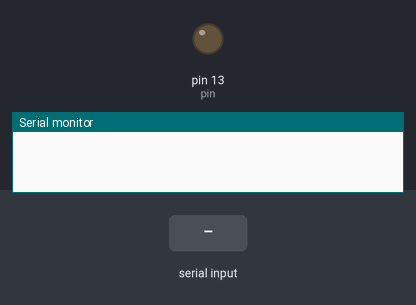
Recording of a sketch running on a simulated Arduino Uno, built with avr-gcc and run on an emulated ATmega328P. On the bench: output pins drawn as LEDs (lit = HIGH), the last lines printed to the serial monitor. Dashed ring = blinking. The test bench sets the inputs (shaded band).

Above: at 1.2 s.
1.3 s: "A\n" received over Serial
At 2.4 s:
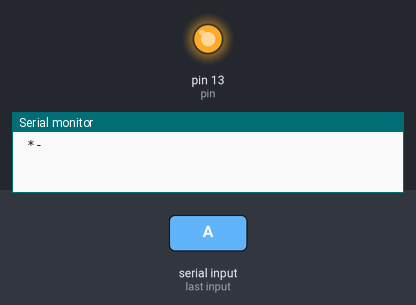
4.3 s: "G\n" received over Serial
At 5.6 s:
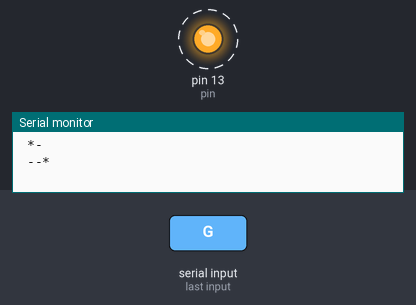
7.3 s: "E\n" received over Serial
Timing chart, 0 to 11.3 s (numbered marks = the images above; inputs shaded):
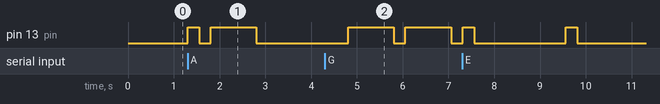

The sketch:

sketch_jul03a.ino
```cpp
int pin = 13;


void setup()
{
  Serial.begin(9600);
  pinMode(pin,OUTPUT);
  // put your setup code here, to run once:

}

void loop()
{
  char a;
  String stri="";
  int temp = 0;
  while(Serial.available()>0)
  {
    a = Serial.read();
    stri = stri + a;
    delay(2);
    temp = 1;
    }
    stri.toUpperCase();
  if(temp)
  {
    String k = "";
    String str = "";
    for(int i = 0;stri[i]!= '\0';i++)
    {

      switch(stri[i])
      {
        case 'A': k="*-";break;
        case 'B': k="-***";break;
        case 'C': k="-*-*";break;
        case 'D': k="-**";break;
        case 'E': k="*";break;
        case 'F': k="**-*";break;
        case 'G': k="--*";break;
        case 'H': k="--*";break;
        case 'I': k="**";break;
        case 'J': k="*--";break;
        case 'K': k="-*-";break;
        case 'L': k="*-**";break;
        case 'M': k="--";break;
        case 'N': k="-*";break;
        case 'O': k="---";break;
        case 'P': k="*--*";break;
        case 'Q': k="--*-";break;
        case 'R': k="*-*";break;
        case 'S': k="***";break;
        case 'T': k="-";break;
        case 'U': k="**-";break;
        case 'V': k="***-";break;
        case 'W': k="*--";break;
        case 'X': k="-**-";break;
        case 'Y': k="-*--";break;
        case 'Z': k="--**";break;
        case ' ': k="/";break;
        case '\n':k="\n";break;
        }
        str = str + ' ' + k;
      }
      Serial.println(str);
    }
    for(int j = 0;stri[j]!='\0';j++)
    {
        switch(stri[j])
        {
          case'A':dot();dash();break;
          case'B':dash();dot();dot();dot();break;
          case'C':dash();dot();dash();dot();break;
          case'D':dash();dot();dot();break;
          case'E':dot();break;
          case'F':dot();dot();dash();dot();break;
          case'G':dash();dash();dot();break;
          case'H':dot();dot();dot();dot();break;
          case'I':dot();dot();break;
          case'J':dot();dash();dash();dash();break;
          case'K':dash();dot();dash();break;
          case'L':dot();dash();dot();dot();break;
          case'M':dash();dash();break;
          case'N':dash();dot();break;
          case'O':dash();dash();dash();break;
          case'P':dot();dash();dash();dot();break;
          case'Q':dash();dash();dot();dash();break;
          case'R':dot();dash();dot();break;
          case'S':dot();dot();dot();break;
          case'T':dash();break;
          case'U':dot();dot();dash();break;
          case'V':dot();dot();dot();dash();break;
          case'W':dot();dash();dash();break;
          case'X':dash();dot();dot();dash();break;
          case'Y':dash();dot();dash();dash();break;
          case'Z':dash();dash();dot();dot();break;
          case' ':space();break;
          case'\n':enter();break;
          }
    }
  // put your main code here, to run repeatedly:
}

void dot()
{
  digitalWrite(pin,HIGH);
  delay(250);
  digitalWrite(pin,LOW);
  delay(250);
}

void dash()
{
  digitalWrite(pin,HIGH);
  delay(1000);
  digitalWrite(pin,LOW);
  delay(250);
}
void space()
{
  digitalWrite(pin,LOW);
  delay(750);
}
void enter()
{
  digitalWrite(pin,LOW);
  delay(1750);
}
```

Measured:
- after the input at 1.3 s, pin 13 (pin): LOW → HIGH at once, → LOW 0.25 s later, → HIGH 0.25 s later, → LOW 1.0 s later
- after the input at 4.3 s, pin 13 (pin): alternates HIGH for 1.0 s and LOW for 0.25 s, starting after 0.51 s
